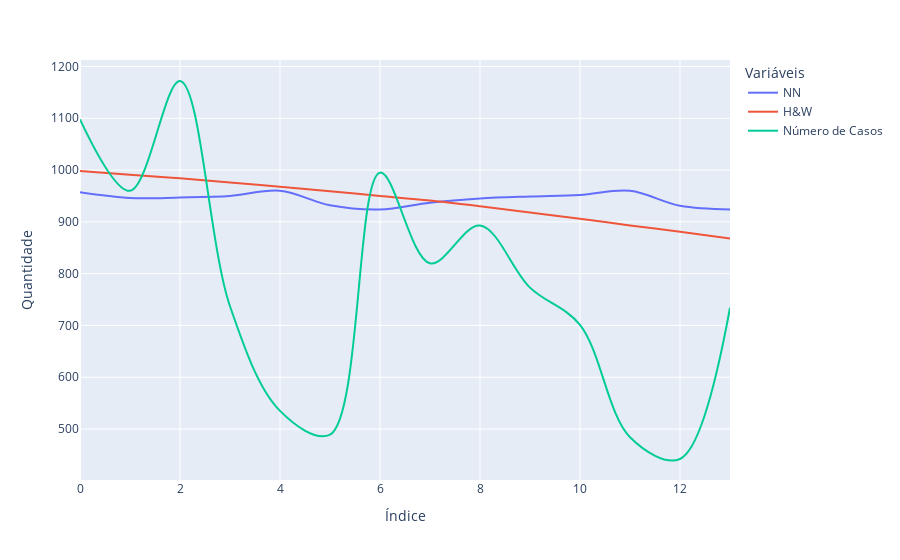

The notebook cell this image was saved under:
### Code cell
fig = px.line(y=[predictions[0].round(), actuals, data_from_newCases['newCases'][-14:]], line_shape='spline', labels={'variable': 'Variáveis', 'index': 'Índice', 'value': 'Quantidade'})

customLegend(fig=fig,nameSwap = {'wide_variable_0': 'NN', 'wide_variable_1': 'H&W', 'wide_variable_2': 'Número de Casos'})

### Figure 1 — Plotly figure (JSON) as saved in the notebook; plotly's stock layout.template omitted (floating-point values rounded to 4 significant figures)
{"data": [{"hovertemplate": "Variáveis=wide_variable_0<br>Índice=%{x}<br>Quantidade=%{y}<extra></extra>", "legendgroup": "wide_variable_0", "line": {"color": "#636efa", "dash": "solid", "shape": "spline"}, "mode": "lines", "name": "NN", "orientation": "v", "showlegend": true, "type": "scatter", "x": [0, 1, 2, 3, 4, 5, 6, 7, 8, 9, 10, 11, 12, 13], "xaxis": "x", "y": [957, 946, 947, 950, 960, 932, 924, 937, 945, 949, 952, 960, 931, 924], "yaxis": "y"}, {"hovertemplate": "Variáveis=wide_variable_1<br>Índice=%{x}<br>Quantidade=%{y}<extra></extra>", "legendgroup": "wide_variable_1", "line": {"color": "#EF553B", "dash": "solid", "shape": "spline"}, "mode": "lines", "name": "H&W", "orientation": "v", "showlegend": true, "type": "scatter", "x": [0, 1, 2, 3, 4, 5, 6, 7, 8, 9, 10, 11, 12, 13], "xaxis": "x", "y": [998, 991, 984, 976, 968, 959, 950, 941, 930, 918, 906, 893, 881, 868], "yaxis": "y"}, {"hovertemplate": "Variáveis=wide_variable_2<br>Índice=%{x}<br>Quantidade=%{y}<extra></extra>", "legendgroup": "wide_variable_2", "line": {"color": "#00cc96", "dash": "solid", "shape": "spline"}, "mode": "lines", "name": "Número de Casos", "orientation": "v", "showlegend": true, "type": "scatter", "x": [0, 1, 2, 3, 4, 5, 6, 7, 8, 9, 10, 11, 12, 13], "xaxis": "x", "y": [1098, 960, 1172, 737, 535, 489, 995, 820, 893, 773, 701, 484, 442, 734], "yaxis": "y"}], "layout": {"legend": {"title": {"text": "Variáveis"}, "tracegroupgap": 0}, "margin": {"t": 60}, "xaxis": {"anchor": "y", "domain": [0, 1], "title": {"text": "Índice"}}, "yaxis": {"anchor": "x", "domain": [0, 1], "title": {"text": "Quantidade"}}}}
